Frame 1 (no input): blank canvas, image omitted
Frame 60 (the mouse pressed at the canvas centre just before this capture): blank canvas, image omitted
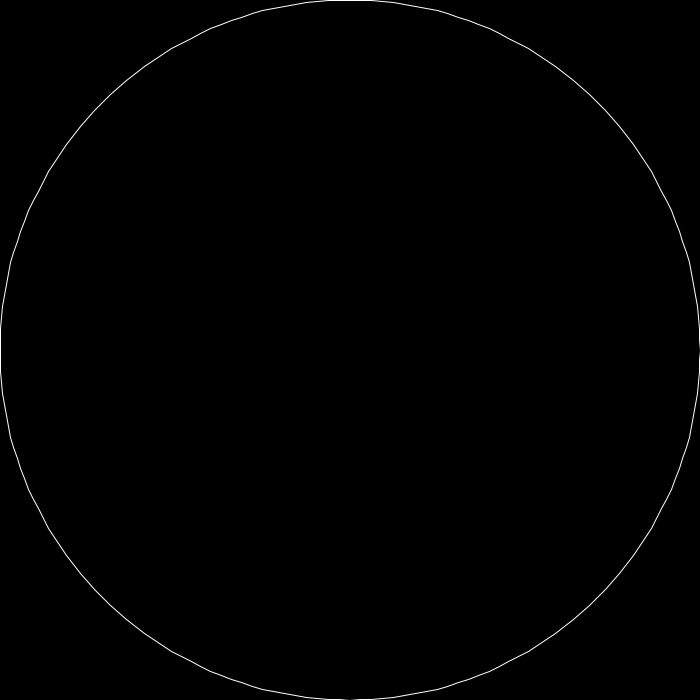
Frame 120 (the mouse held since frame 60 and released just before this capture)

The Processing sketch whose frames 1 and 60 were blank and that drew this single picture after the mouse press (run headless with seeded random() and noise(); from frame 60 on, the mouse is pressed at the canvas centre):

// Processing sketch: sketch_04_star
// ── sketch_04_star.pde
int vert = 100;
float large_r = 300;
float small_r = 250;

void setup(){
  size(700,700);
  noFill();
  stroke(255);
  
}


void draw(){
  background(0);
  
  large_r = mouseX;
  small_r = mouseY;
  
  beginShape();
  
  for(int i=0; i<vert; i++){
    
    float lx = large_r * cos(TWO_PI / vert * (i-0.5)) + width/2;
    float ly = large_r * sin(TWO_PI / vert * (i-0.5)) + height/2;
    vertex(lx,ly);
    
    float sx = small_r * cos(TWO_PI / vert * (i)) + width/2;
    float sy = small_r * sin(TWO_PI / vert * (i)) + height/2;
    vertex(sx,sy);
    
  }
  
  endShape(CLOSE);
  
}
